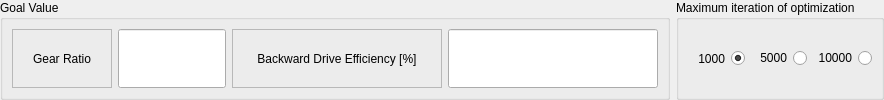
     <widget class="QWidget" name="widget_7" native="true">
      <property name="sizePolicy">
       <sizepolicy hsizetype="MinimumExpanding" vsizetype="MinimumExpanding">
        <horstretch>0</horstretch>
        <verstretch>0</verstretch>
       </sizepolicy>
      </property>
      <property name="minimumSize">
       <size>
        <width>0</width>
        <height>67</height>
       </size>
      </property>
      <layout class="QHBoxLayout" name="horizontalLayout_7">
       <property name="spacing">
        <number>6</number>
       </property>
       <property name="leftMargin">
        <number>0</number>
       </property>
       <property name="topMargin">
        <number>0</number>
       </property>
       <property name="rightMargin">
        <number>0</number>
       </property>
       <property name="bottomMargin">
        <number>0</number>
       </property>
       <item>
        <widget class="QGroupBox" name="groupBox_3">
         <property name="sizePolicy">
          <sizepolicy hsizetype="MinimumExpanding" vsizetype="MinimumExpanding">
           <horstretch>0</horstretch>
           <verstretch>0</verstretch>
          </sizepolicy>
         </property>
         <property name="minimumSize">
          <size>
           <width>650</width>
           <height>67</height>
          </size>
         </property>
         <property name="title">
          <string>Goal Value</string>
         </property>
         <layout class="QHBoxLayout" name="horizontalLayout_9">
          <item>
           <widget class="QLabel" name="label_14">
            <property name="sizePolicy">
             <sizepolicy hsizetype="MinimumExpanding" vsizetype="MinimumExpanding">
              <horstretch>0</horstretch>
              <verstretch>0</verstretch>
             </sizepolicy>
            </property>
            <property name="minimumSize">
             <size>
              <width>100</width>
              <height>25</height>
             </size>
            </property>
            <property name="maximumSize">
             <size>
              <width>16777215</width>
              <height>16777215</height>
             </size>
            </property>
            <property name="frameShape">
             <enum>QFrame::StyledPanel</enum>
            </property>
            <property name="text">
             <string>Gear Ratio</string>
            </property>
            <property name="alignment">
             <set>Qt::AlignCenter</set>
            </property>
           </widget>
          </item>
          <item>
           <widget class="QLineEdit" name="goal_gr">
            <property name="sizePolicy">
             <sizepolicy hsizetype="MinimumExpanding" vsizetype="MinimumExpanding">
              <horstretch>0</horstretch>
              <verstretch>0</verstretch>
             </sizepolicy>
            </property>
            <property name="minimumSize">
             <size>
              <width>100</width>
              <height>25</height>
             </size>
            </property>
            <property name="alignment">
             <set>Qt::AlignCenter</set>
            </property>
           </widget>
          </item>
          <item>
           <widget class="QLabel" name="label_12">
            <property name="sizePolicy">
             <sizepolicy hsizetype="MinimumExpanding" vsizetype="MinimumExpanding">
              <horstretch>0</horstretch>
              <verstretch>0</verstretch>
             </sizepolicy>
            </property>
            <property name="minimumSize">
             <size>
              <width>210</width>
              <height>25</height>
             </size>
            </property>
            <property name="frameShape">
             <enum>QFrame::StyledPanel</enum>
            </property>
            <property name="text">
             <string>Backward Drive Efficiency [%]</string>
            </property>
            <property name="alignment">
             <set>Qt::AlignCenter</set>
            </property>
           </widget>
          </item>
          <item>
           <widget class="QLineEdit" name="goal_bde">
            <property name="sizePolicy">
             <sizepolicy hsizetype="MinimumExpanding" vsizetype="MinimumExpanding">
              <horstretch>0</horstretch>
              <verstretch>0</verstretch>
             </sizepolicy>
            </property>
            <property name="minimumSize">
             <size>
              <width>210</width>
              <height>25</height>
             </size>
            </property>
            <property name="alignment">
             <set>Qt::AlignCenter</set>
            </property>
           </widget>
          </item>
         </layout>
        </widget>
       </item>
       <item>
        <widget class="QGroupBox" name="groupBox_10">
         <property name="title">
          <string>Maximum iteration of optimization</string>
         </property>
         <layout class="QHBoxLayout" name="horizontalLayout_10">
          <item>
           <widget class="QRadioButton" name="iteration_1">
            <property name="minimumSize">
             <size>
              <width>0</width>
              <height>25</height>
             </size>
            </property>
            <property name="layoutDirection">
             <enum>Qt::RightToLeft</enum>
            </property>
            <property name="text">
             <string>1000</string>
            </property>
            <property name="checked">
             <bool>true</bool>
            </property>
           </widget>
          </item>
          <item>
           <widget class="QRadioButton" name="iteration_2">
            <property name="layoutDirection">
             <enum>Qt::RightToLeft</enum>
            </property>
            <property name="text">
             <string>5000</string>
            </property>
           </widget>
          </item>
          <item>
           <widget class="QRadioButton" name="iteration_3">
            <property name="layoutDirection">
             <enum>Qt::RightToLeft</enum>
            </property>
            <property name="text">
             <string>10000</string>
            </property>
           </widget>
          </item>
         </layout>
        </widget>
       </item>
      </layout>
     </widget>
